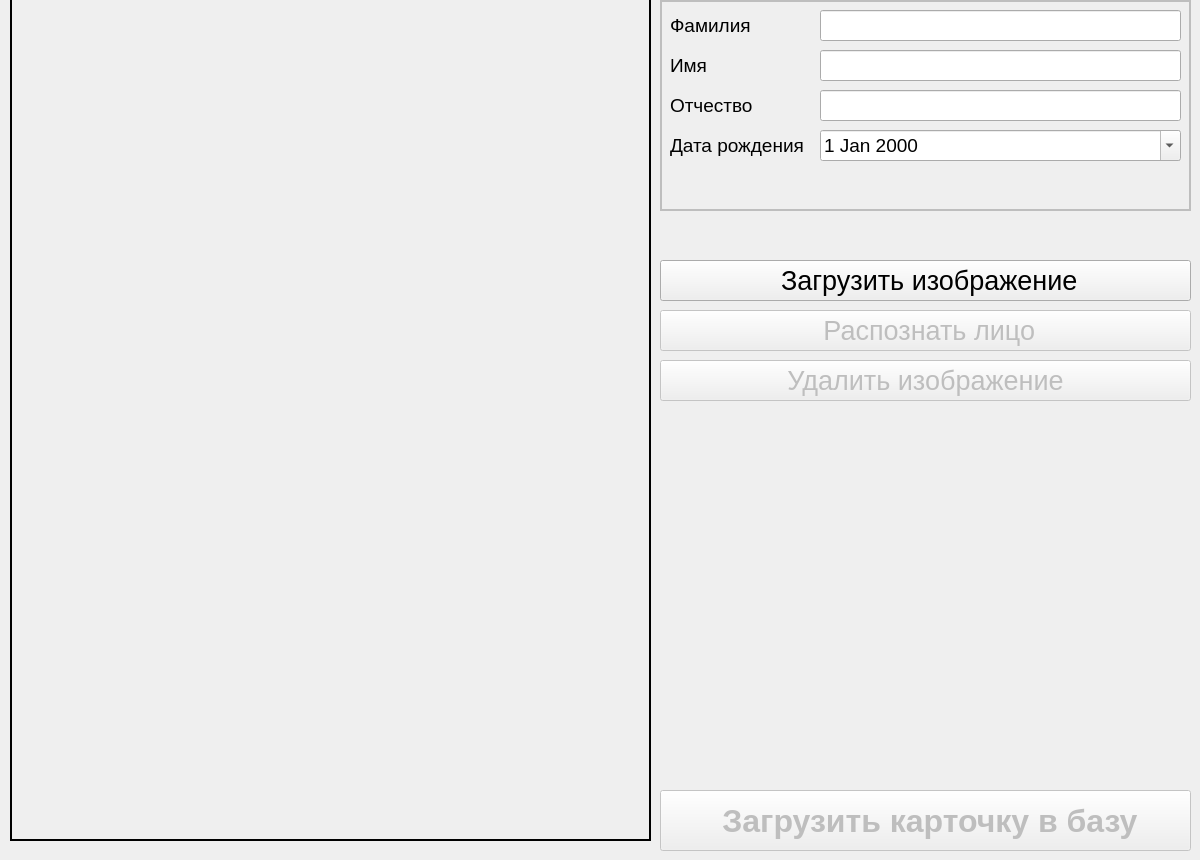
    <widget class="QWidget" name="page">
     <widget class="QLabel" name="PhotoBox_Tab1">
      <property name="geometry">
       <rect>
        <x>10</x>
        <y>-10</y>
        <width>641</width>
        <height>851</height>
       </rect>
      </property>
      <property name="tabletTracking">
       <bool>false</bool>
      </property>
      <property name="focusPolicy">
       <enum>Qt::ClickFocus</enum>
      </property>
      <property name="contextMenuPolicy">
       <enum>Qt::DefaultContextMenu</enum>
      </property>
      <property name="frameShape">
       <enum>QFrame::Box</enum>
      </property>
      <property name="frameShadow">
       <enum>QFrame::Plain</enum>
      </property>
      <property name="lineWidth">
       <number>2</number>
      </property>
      <property name="midLineWidth">
       <number>0</number>
      </property>
      <property name="text">
       <string/>
      </property>
      <property name="textFormat">
       <enum>Qt::AutoText</enum>
      </property>
      <property name="alignment">
       <set>Qt::AlignCenter</set>
      </property>
      <property name="textInteractionFlags">
       <set>Qt::LinksAccessibleByMouse</set>
      </property>
     </widget>
     <widget class="QLineEdit" name="Surname_Tab1">
      <property name="geometry">
       <rect>
        <x>820</x>
        <y>10</y>
        <width>361</width>
        <height>31</height>
       </rect>
      </property>
      <property name="font">
       <font>
        <family>Arial</family>
        <pointsize>14</pointsize>
       </font>
      </property>
      <property name="inputMask">
       <string>aaaaaaaaaaaaaaaaaaaaaaaaaaaaaaaaaaaaaaaa</string>
      </property>
     </widget>
     <widget class="QLabel" name="Midname_Label_Tab1">
      <property name="geometry">
       <rect>
        <x>670</x>
        <y>90</y>
        <width>111</width>
        <height>31</height>
       </rect>
      </property>
      <property name="font">
       <font>
        <family>Arial</family>
        <pointsize>14</pointsize>
       </font>
      </property>
      <property name="frameShape">
       <enum>QFrame::NoFrame</enum>
      </property>
      <property name="text">
       <string>Отчество</string>
      </property>
     </widget>
     <widget class="QLineEdit" name="Name_Tab1">
      <property name="geometry">
       <rect>
        <x>820</x>
        <y>50</y>
        <width>361</width>
        <height>31</height>
       </rect>
      </property>
      <property name="font">
       <font>
        <family>Arial</family>
        <pointsize>14</pointsize>
       </font>
      </property>
      <property name="inputMask">
       <string>aaaaaaaaaaaaaaaaaaaaaaaaaaaaaaaaaaaaaaaa</string>
      </property>
     </widget>
     <widget class="QLabel" name="Name_Label_Tab1">
      <property name="geometry">
       <rect>
        <x>670</x>
        <y>50</y>
        <width>121</width>
        <height>31</height>
       </rect>
      </property>
      <property name="font">
       <font>
        <family>Arial</family>
        <pointsize>14</pointsize>
       </font>
      </property>
      <property name="frameShape">
       <enum>QFrame::NoFrame</enum>
      </property>
      <property name="text">
       <string>Имя</string>
      </property>
     </widget>
     <widget class="QLineEdit" name="Midname_Tab1">
      <property name="geometry">
       <rect>
        <x>820</x>
        <y>90</y>
        <width>361</width>
        <height>31</height>
       </rect>
      </property>
      <property name="font">
       <font>
        <family>Arial</family>
        <pointsize>14</pointsize>
       </font>
      </property>
      <property name="inputMask">
       <string>aaaaaaaaaaaaaaaaaaaaaaaaaaaaaaaaaaaaaaaa</string>
      </property>
     </widget>
     <widget class="QLabel" name="Date_Lable_Tab1">
      <property name="geometry">
       <rect>
        <x>670</x>
        <y>130</y>
        <width>141</width>
        <height>31</height>
       </rect>
      </property>
      <property name="font">
       <font>
        <family>Arial</family>
        <pointsize>14</pointsize>
       </font>
      </property>
      <property name="frameShape">
       <enum>QFrame::NoFrame</enum>
      </property>
      <property name="text">
       <string>Дата рождения</string>
      </property>
     </widget>
     <widget class="QLabel" name="Surname_Label_Tab1">
      <property name="geometry">
       <rect>
        <x>670</x>
        <y>10</y>
        <width>121</width>
        <height>31</height>
       </rect>
      </property>
      <property name="font">
       <font>
        <family>Arial</family>
        <pointsize>14</pointsize>
       </font>
      </property>
      <property name="frameShape">
       <enum>QFrame::NoFrame</enum>
      </property>
      <property name="text">
       <string>Фамилия</string>
      </property>
     </widget>
     <widget class="QPushButton" name="AddToDb_Tab1">
      <property name="enabled">
       <bool>false</bool>
      </property>
      <property name="geometry">
       <rect>
        <x>660</x>
        <y>790</y>
        <width>531</width>
        <height>61</height>
       </rect>
      </property>
      <property name="font">
       <font>
        <pointsize>24</pointsize>
        <weight>75</weight>
        <bold>true</bold>
       </font>
      </property>
      <property name="autoFillBackground">
       <bool>false</bool>
      </property>
      <property name="text">
       <string> Загрузить карточку в базу</string>
      </property>
      <property name="icon">
       <iconset resource="newresourse_rc_rc.qrc">
        <normaloff>:/prefix/icons/icon (5).png</normaloff>:/prefix/icons/icon (5).png</iconset>
      </property>
      <property name="iconSize">
       <size>
        <width>36</width>
        <height>36</height>
       </size>
      </property>
     </widget>
     <widget class="QPushButton" name="DeletePhoto_Tab1">
      <property name="enabled">
       <bool>false</bool>
      </property>
      <property name="geometry">
       <rect>
        <x>660</x>
        <y>360</y>
        <width>531</width>
        <height>41</height>
       </rect>
      </property>
      <property name="font">
       <font>
        <pointsize>20</pointsize>
       </font>
      </property>
      <property name="text">
       <string>Удалить изображение</string>
      </property>
      <property name="icon">
       <iconset resource="newresourse_rc_rc.qrc">
        <normaloff>:/prefix/icons/delete.png</normaloff>:/prefix/icons/delete.png</iconset>
      </property>
      <property name="iconSize">
       <size>
        <width>24</width>
        <height>24</height>
       </size>
      </property>
     </widget>
     <widget class="QPushButton" name="UploadPhoto_Tab1">
      <property name="geometry">
       <rect>
        <x>660</x>
        <y>260</y>
        <width>531</width>
        <height>41</height>
       </rect>
      </property>
      <property name="font">
       <font>
        <family>Arial</family>
        <pointsize>20</pointsize>
        <weight>50</weight>
        <bold>false</bold>
       </font>
      </property>
      <property name="cursor">
       <cursorShape>ArrowCursor</cursorShape>
      </property>
      <property name="focusPolicy">
       <enum>Qt::NoFocus</enum>
      </property>
      <property name="styleSheet">
       <string notr="true"/>
      </property>
      <property name="text">
       <string> Загрузить изображение</string>
      </property>
      <property name="icon">
       <iconset resource="newresourse_rc_rc.qrc">
        <normaloff>:/prefix/icons/down-arrow-on-horizontal-line.png</normaloff>:/prefix/icons/down-arrow-on-horizontal-line.png</iconset>
      </property>
      <property name="iconSize">
       <size>
        <width>24</width>
        <height>24</height>
       </size>
      </property>
     </widget>
     <widget class="QPushButton" name="Recognize_Tab1">
      <property name="enabled">
       <bool>false</bool>
      </property>
      <property name="geometry">
       <rect>
        <x>660</x>
        <y>310</y>
        <width>531</width>
        <height>41</height>
       </rect>
      </property>
      <property name="font">
       <font>
        <family>Arial</family>
        <pointsize>20</pointsize>
        <weight>50</weight>
        <bold>false</bold>
       </font>
      </property>
      <property name="styleSheet">
       <string notr="true">div {
    background: #007E3E; /* Цвет фона */
    color: #fff; /* Цвет текста */
    padding: 10px; /* Поля вокруг текста */
    border-radius: 5px; /* Уголки */
   }</string>
      </property>
      <property name="text">
       <string> Распознать лицо</string>
      </property>
      <property name="icon">
       <iconset resource="newresourse_rc_rc.qrc">
        <normaloff>:/prefix/icons/search.png</normaloff>:/prefix/icons/search.png</iconset>
      </property>
      <property name="iconSize">
       <size>
        <width>24</width>
        <height>24</height>
       </size>
      </property>
     </widget>
     <widget class="QLabel" name="label_2">
      <property name="enabled">
       <bool>false</bool>
      </property>
      <property name="geometry">
       <rect>
        <x>660</x>
        <y>0</y>
        <width>531</width>
        <height>211</height>
       </rect>
      </property>
      <property name="frameShape">
       <enum>QFrame::Box</enum>
      </property>
      <property name="lineWidth">
       <number>2</number>
      </property>
      <property name="text">
       <string/>
      </property>
     </widget>
     <widget class="QDateEdit" name="Date_Tab1">
      <property name="geometry">
       <rect>
        <x>820</x>
        <y>130</y>
        <width>361</width>
        <height>31</height>
       </rect>
      </property>
      <property name="font">
       <font>
        <family>Arial</family>
        <pointsize>14</pointsize>
       </font>
      </property>
      <property name="focusPolicy">
       <enum>Qt::TabFocus</enum>
      </property>
      <property name="minimumDateTime">
       <datetime>
        <hour>0</hour>
        <minute>0</minute>
        <second>0</second>
        <year>1900</year>
        <month>1</month>
        <day>1</day>
       </datetime>
      </property>
      <property name="currentSection">
       <enum>QDateTimeEdit::DaySection</enum>
      </property>
      <property name="calendarPopup">
       <bool>true</bool>
      </property>
      <property name="timeSpec">
       <enum>Qt::LocalTime</enum>
      </property>
     </widget>
     <zorder>label_2</zorder>
     <zorder>PhotoBox_Tab1</zorder>
     <zorder>Surname_Tab1</zorder>
     <zorder>Midname_Label_Tab1</zorder>
     <zorder>Name_Tab1</zorder>
     <zorder>Name_Label_Tab1</zorder>
     <zorder>Midname_Tab1</zorder>
     <zorder>Date_Lable_Tab1</zorder>
     <zorder>Surname_Label_Tab1</zorder>
     <zorder>AddToDb_Tab1</zorder>
     <zorder>DeletePhoto_Tab1</zorder>
     <zorder>UploadPhoto_Tab1</zorder>
     <zorder>Recognize_Tab1</zorder>
     <zorder>Date_Tab1</zorder>
    </widget>
